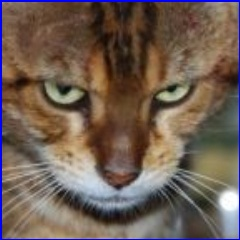
#> input picture code/Otsu/cropfaces.jpg, 240 x 240 px
$ python Otsupil.py
#> lines starting #> are read from the running program, lines starting #| are printed output that depends on the picture; after the words box and inside, x2 and y2 are one past the last pixel; in counts of white or black regions, pixels touching at a corner belong together
import numpy as np
from PIL import Image

# Open the image
im = Image.open('cropfaces.jpg')
#> im is the input picture: PIL image 240x240 RGB; mean R, G, B 111.2, 94.3, 83.6

# Convert the image to grayscale, if it is not already in grayscale.
if im.mode != 'L':
    im = im.convert('L')
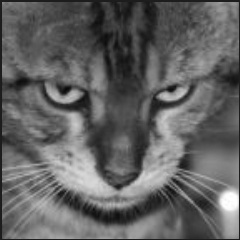
#> im: PIL image 240x240 L; min 8, max 255, mean 98.2

# Compute the histogram of the image
histogram = np.histogram(im, bins=range(256))[0]
#> histogram = 255 values, max 852 at index 29, min 0 at index 0, mean 225.9

# Initialize the threshold value and maximum inter-class variance
threshold = 0
max_inter_class_variance = 0

# Iterate over all possible threshold values
for t in range(256):
    # Calculate the probability of the foreground pixels
    p_fg = np.sum(histogram[:t]) / np.sum(histogram)
    # Calculate the probability of the background pixels
    p_bg = 1 - p_fg
    # Calculate the mean of the foreground pixels
    mean_fg = np.sum(np.arange(t) * histogram[:t]) / np.sum(histogram[:t])
    # Calculate the mean of the background pixels
    mean_bg = np.sum(np.arange(t, 255) * histogram[t:]) / np.sum(histogram[t:])
    # Calculate the inter-class variance
    inter_class_variance = p_fg * p_bg * (mean_fg - mean_bg) ** 2
    # Update the threshold value and maximum inter-class variance if a threshold value with a higher inter-class variance is found
    if inter_class_variance > max_inter_class_variance:
        threshold = t
        max_inter_class_variance = inter_class_variance
#> this loop made 256 passes
#> (p_fg, p_bg, mean_fg, mean_bg, inter_class_variance, max_inter_class_variance) on passes 10 to 21: (1.74e-05, 1, 8, 98.17, 0.141, 0.141), (3.47e-05, 1, 8.5, 98.17, 0.279, 0.279), (6.94e-05, 1, 9.25, 98.18, 0.549, 0.549), (0.000104, 1, 9.83, 98.18, 0.813, 0.813), (0.000156, 1, 10.56, 98.18, 1.2, 1.2), (0.000191, 1, 11, 98.19, 1.45, 1.45), (0.000399, 1, 12.57, 98.2, 2.93, 2.93), (0.000642, 0.999, 13.49, 98.22, 4.61, 4.61), (0.00099, 0.999, 14.37, 98.25, 6.96, 6.96), (0.00142, 0.999, 15.17, 98.29, 9.82, 9.82), (0.00217, 0.998, 16.14, 98.35, 14.63, 14.63), (0.003, 0.997, 16.94, 98.41, 19.88, 19.88)
#> (p_fg, p_bg, mean_fg, mean_bg, inter_class_variance) on passes 1 to 6: (0, 1, nan, 98.17, nan), (0, 1, nan, 98.17, nan), (0, 1, nan, 98.17, nan), (0, 1, nan, 98.17, nan), (0, 1, nan, 98.17, nan), (0, 1, nan, 98.17, nan)
#> after the loop, max_inter_class_variance = 1216.3; threshold = 104

# Threshold the image using the optimal threshold value
im = im.point(lambda x: 255 if x > threshold else 0)
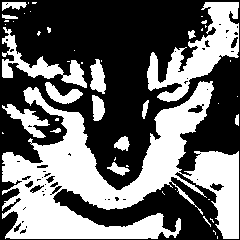
#> im: PIL image 240x240 L; 41.6% white; 46 white regions (30 under 20 px), largest, box (x1, y1, x2, y2) and area: (2, 81, 239, 239) 16654, (147, 2, 239, 102) 3529, (2, 27, 87, 88) 1353

# Save the binary image
im.save("..\\Cat_Identifier\\code\\Otsu\\binary_im.jpg")
im.save("..\\Cat_Identifier\\code\\Otsu\\binary_image.jpg")
im.show("binary_image.jpg")

# Work
